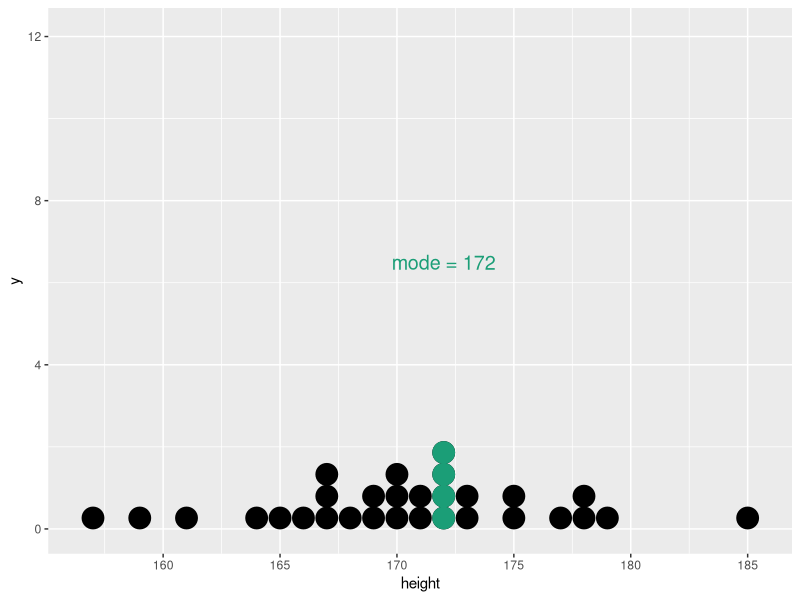
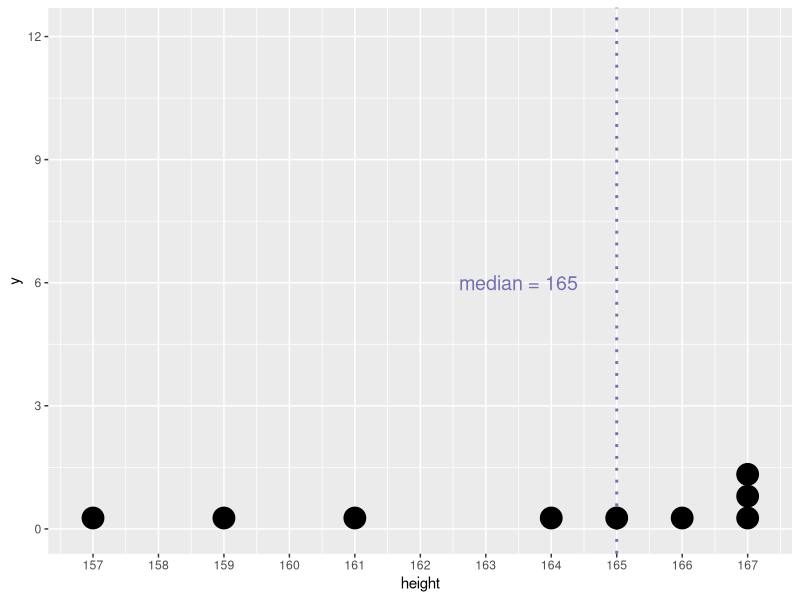
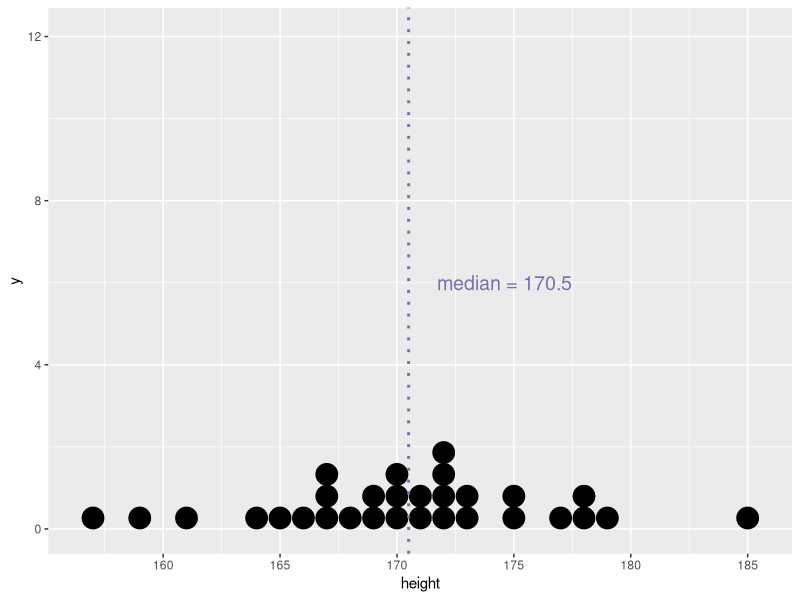
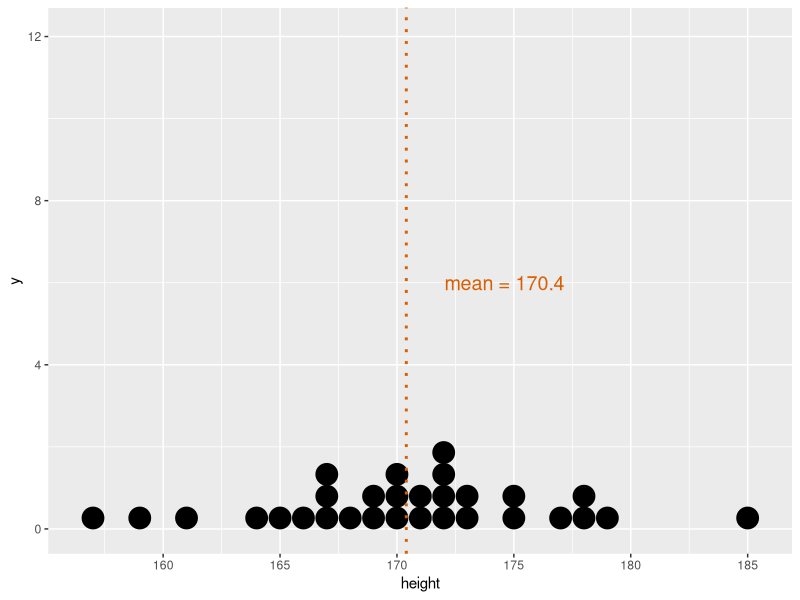
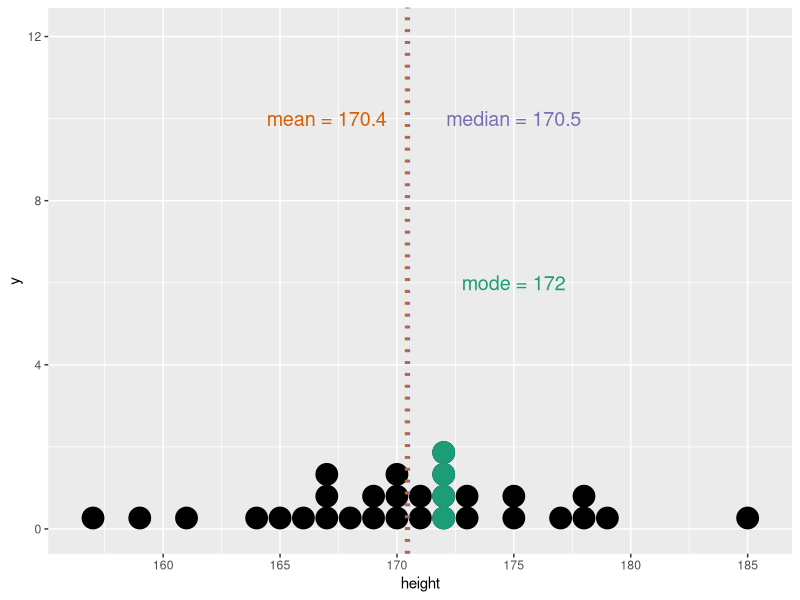
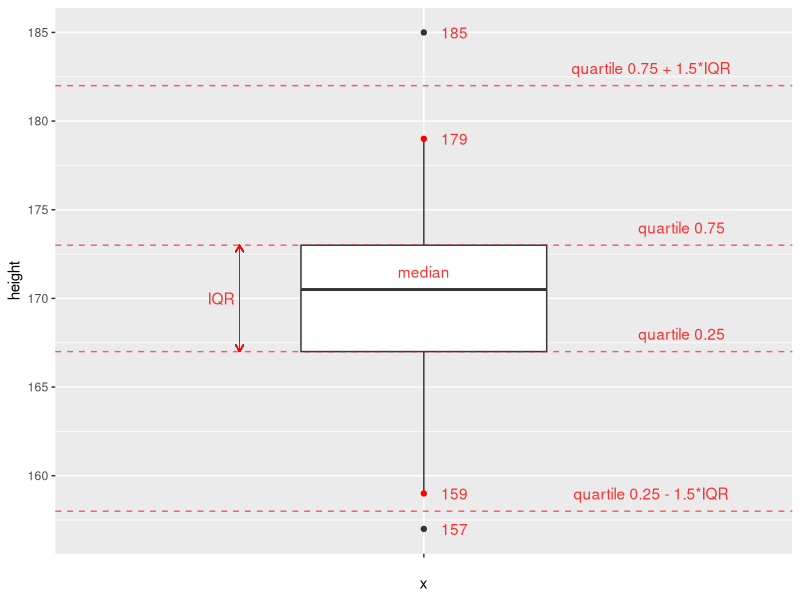
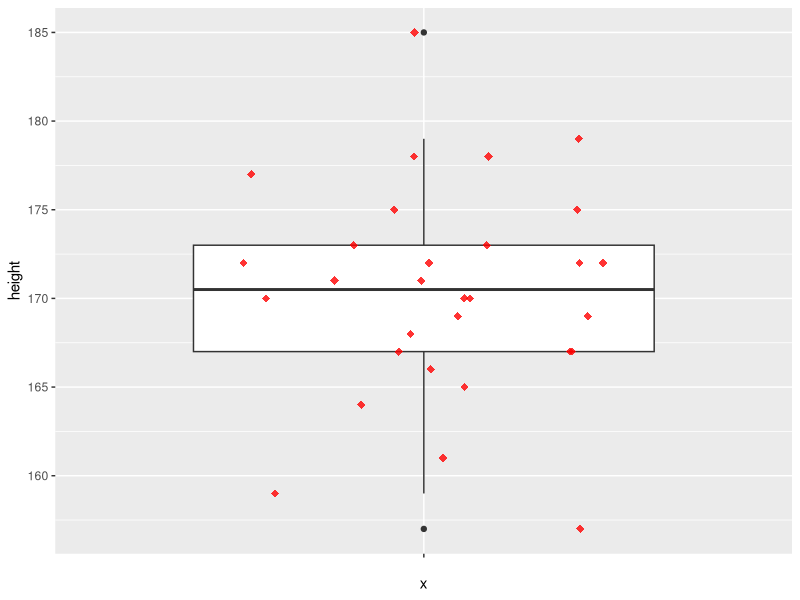
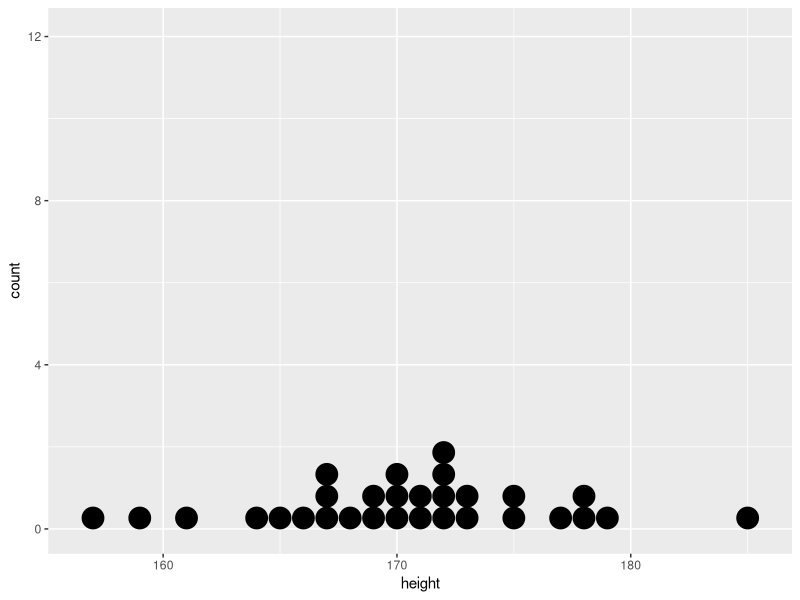

Reproduce these figures in R, in order.
## ---- chunk 1
library(ggplot2)
library(dplyr)
knitr::opts_chunk$set(message = F, warning = F, cache = T)
## ---- chunk 2
# fig.height - размер изображение после knit'a
# цвета для графиков взяты здесь http://colorbrewer2.org/
a <- c(157, 159, 161, 164, 165, 166, 167, 167, 167, 168,
       169, 169, 170, 170, 170, 171, 171, 172, 172, 172,
       172, 173, 173, 175, 175, 177, 178, 178, 179, 185)
d <- data.frame(height = a)                 # основные данные
d_mode <- data.frame(height = rep(172, 4))
g <- ggplot() +
  geom_dotplot(data = d, aes(height)) +
  scale_x_continuous(breaks = seq(155, 190, 5)) +
  scale_y_continuous(limits = c(0, 12.1),    # 12.1 - найдено методом математического подгона
                     breaks = seq(0, 12, 4))
g + geom_dotplot(data = d_mode, aes(height), color = "#1b9e77", fill = "#1b9e77") +
  annotate("text", x = 172, y = 6.5,
           label = "mode = 172", size = 5, color = "#1b9e77")
## ---- chunk 3
d_sml <- d %>% slice(1:9)
ggplot(d_sml, aes(height)) +
  geom_vline(data = d_sml, aes(xintercept = median(height)),
             color = "#7570b3", linetype = "dotted", size = 1) +
  geom_dotplot() +
  scale_x_continuous(breaks = seq(155, 168, 1)) +
  scale_y_continuous(limits = c(0, 12.1),
                     breaks = seq(0, 12, 3)) +
  annotate("text", x = 163.5, y = 6,
           label = "median = 165", color = "#7570b3", size = 5)
## ---- chunk 4
g + geom_vline(data = d, aes(xintercept = median(height)),
             color = "#7570b3", linetype = "dotted", size = 1) +
  annotate("text", x = 174.6, y = 6,
           label = "median = 170.5", size = 5, color = "#7570b3")
## ---- chunk 5
g + geom_vline(data = d, aes(xintercept = mean(height)),
             color = "#d95f02", linetype = "dotted", size = 1) +
  annotate("text", x = 174.6, y = 6,
           label = "mean = 170.4", size = 5, color = "#d95f02")
## ---- chunk 6
g + geom_dotplot(data = d_mode, aes(height), color = "#1b9e77", fill = "#1b9e77") +
  geom_vline(data = d, aes(xintercept = mean(height)),
             color = "#d95f02", linetype = "dotted", size = 1) +
  geom_vline(data = d, aes(xintercept = median(height)),
             color = "#7570b3", linetype = "dotted", size = 1) +
  annotate("text",
           x = c(175, 167, 175),
           y = c(6, 10, 10),
           label = c("mode = 172","mean = 170.4", "median = 170.5"),
           size = 5,
           color = c("#1b9e77", "#d95f02", "#7570b3"))
## ---- chunk 7
x <- c(1, 5, 2, 7, 1, 9, 3, 8, 5, 9)
L <- length(x)   # кол-во элементов в выборке
M <- mean(x)     # среднее значение выборки
D <- sum((x - M) ^ 2) / (L - 1) #  расчет дисперсии
sd <- sqrt(D)    # расчет стандартного отклонения
print(c(D, sd))  # вывод результатов
## ---- chunk 8
D <- var(x)     # расчет дисперсии
sd <- sd(x)     # расчет стандартного отклонения
print(c(D, sd)) # вывод результатов
## ---- chunk 9
quart_1 <- quantile(d$height, 0.25)
quart_3 <- quantile(d$height, 0.75)
iqr <- IQR(d$height)
ggplot(data = d) + 
  geom_boxplot(aes(x = "", y = height), width = 0.4) +
  geom_hline(yintercept = quart_1 - 1.5 * iqr,
             linetype = "dashed", color = "red", alpha = 0.6) +
  geom_hline(yintercept = quart_1,
             linetype = "dashed", color = "red", alpha = 0.6) +
  geom_hline(yintercept = quart_3,
             linetype = "dashed", color = "red", alpha = 0.6) +
  geom_hline(yintercept = quart_3 + 1.5 * iqr,
             linetype = "dashed", color = "red", alpha = 0.6) +
  annotate("text", x = 1.42, y = quart_1 + 1, 
           label = "quartile 0.25", color = "red", alpha = 0.8) +
  annotate("text", x = 1.42, y = quart_3 + 1, 
           label = "quartile 0.75", color = "red", alpha = 0.8) + 
  annotate("text", x = 1, y = 171.5, 
           label = "median", color = "red", alpha = 0.8) +
  annotate("text", x = 1.37, y = quart_1 - 1.5 * iqr + 1, 
           label = "quartile 0.25 - 1.5*IQR", color = "red", alpha = 0.8) + 
  annotate("text", x = 1.37, y = quart_3 + 1.5 * iqr + 1, 
           label = "quartile 0.75 + 1.5*IQR", color = "red", alpha = 0.8) +
  geom_segment(aes(x = 0.7, xend = 0.7, y = quart_1, yend = quart_3),
               color = "red", arrow = arrow(length = unit(0.2, "cm")), size = 0.3) +
  geom_segment(aes(x = 0.7, xend = 0.7, y = quart_3, yend = quart_1),
               color = "red", arrow = arrow(length = unit(0.2, "cm")), size = 0.3) +
  annotate("text", x = 0.67, y = 170, 
           label = "IQR", color = "red", alpha = 0.8) +
  geom_point(data = data.frame(height = c(159, 179)), 
             aes(x = "", y = height), 
             color = "red") +
  annotate("text", x = 1.05, y = 159, label = "159", color = "red", alpha = 0.8) +
  annotate("text", x = 1.05, y = 179, label = "179", color = "red", alpha = 0.8) +
  annotate("text", x = 1.05, y = 185, label = "185", color = "red", alpha = 0.8) +
  annotate("text", x = 1.05, y = 157, label = "157", color = "red", alpha = 0.8)
  
## ---- chunk 10
ggplot(data = d, aes(x = "", y = height)) + 
  geom_boxplot() +
  geom_jitter(position = position_jitter(width = 0.3, height = 0),
              shape = 18, 
              color = "red", 
              alpha = 0.8, 
              size = 2.5)
## ---- chunk 11
# Основа для графиков
g2 <- ggplot() + scale_y_continuous(limits = c(0, 12.1), breaks = seq(0, 12, 4))
# Изначальный график
g2 + geom_dotplot(data = d, aes(height))
# График преобразованный в Z-score
g2 + geom_dotplot(data = d, aes(scale(height)))
## ---- chunk 12
M <- 175
sd <- 8
x_i <- 186.2

(z_i <- (x_i - M)/sd)
## ---- chunk 13
pnorm(q = 154, mean = 150, sd = 8, lower.tail = FALSE)
## ---- chunk 14
pnorm(q = 125, mean = 100, sd = 15, lower.tail = F)
# или вот так
1 - pnorm(q = 125, mean = 100, sd = 15)
## ---- chunk 15
pnorm(q = 70, mean = 100, sd = 15, lower.tail = F) - 
  pnorm(q = 112, mean = 100, sd = 15, lower.tail = F)
## ---- chunk 16
n <- 100
D <- 4
(se <- sqrt(D/n))
## ---- chunk 17
gen <- c(102, 91, 99, 100, 103, 98, 99, 101, 106, 88, 103, 97, 103, 101,
       101, 91, 104, 105, 105, 100, 101, 91, 99, 98, 107, 102, 100, 97,
       98, 104, 100, 98, 103, 99, 95, 103, 104, 97, 99, 102, 98, 107, 101,
       93, 98, 101, 93, 91, 107, 102, 96, 93, 100, 105, 103, 107, 99, 102,
       106, 102, 94, 104, 103, 103)
gen
## ---- chunk 18
mean(gen) # средне значение
sd(gen)   # стандартное отклонение
## ---- chunk 19
pr <- 95
(koef <- qnorm((100 - (100 - pr)/2)/100))
## ---- chunk 20
(se <- sd(gen)/sqrt(length(gen))) # стандартная ошибка среднего
## ---- chunk 21
left <- mean(gen) - koef * se   # левая граница доверительного интервала
right <- mean(gen) + koef * se  # правая граница доверительного интервала
c(left, right)
## ---- chunk 22
pr <- 99
koef <- qnorm((100 - (100 - pr)/2)/100) # 2.575829
left <- mean(gen) - koef * se   # левая граница доверительного интервала
right <- mean(gen) + koef * se   # правая граница доверительного интервала
c(left, right)
## ---- chunk 23
x_hat <- 10
se <- 5/sqrt(100)
pr <- 99

koef <- qnorm((100 - (100 - pr)/2)/100)
left <- x_hat - koef * se
right <- x_hat + koef * se
c(left, right)
## ---- chunk 24
x_hat <- 18.5
M <- 20
sd <- 4
n <- 64

se <- sd/sqrt(n)
z <- (x_hat - M)/se

p1 <- 2*pnorm(-(abs(z))) # хз зачем тут минус(
p2 <- 2*pnorm(x_hat, mean = M, sd = sd/sqrt(n))
c(p1, p2)
## ---- chunk 25
n <- 64
sd <- 4
x_hat <- 18.5
se <- sd/sqrt(n)
pr <- 95

koef <- qnorm((100 - (100 - pr)/2)/100)
left <- x_hat - koef * se
right <- x_hat + koef * se
c(left, right)
## ---- chunk 26
x_hat <- 118
n <- 144
sd <- 9
M <- 115

p1 <- 2*pnorm(x_hat, mean = M, sd = sd/sqrt(n))
p2 <- 2*pnorm(M, mean = x_hat, sd = sd/sqrt(n)) # вроде это значение правильное
c(p1, p2)
